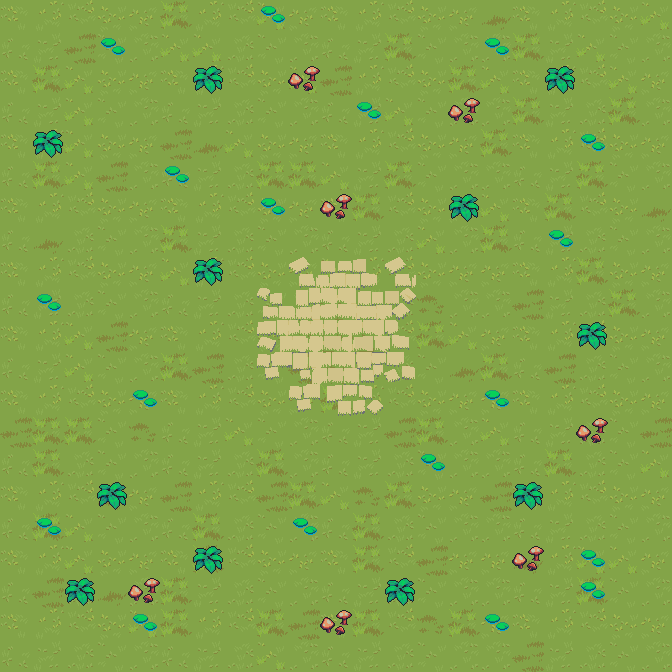

Rendered tile map (Tiled .tmx) drawn with the repository's tilesets; below, a short description and the full map source, tile grids included:
An orthogonal 21x21 tile map with 32x32 px tiles, 3 tile layers (layer_1, layer_2, layer_3), 2 tilesets.

<map version="1.10" tiledversion="1.11.0" orientation="orthogonal" renderorder="right-down" width="21" height="21" tilewidth="32" tileheight="32" infinite="0" nextlayerid="7" nextobjectid="1">
 <tileset firstgid="1" source="EPIC RPG World Pack - [FREE Demo]Ancient Ruins - Copia/TiledMap Editor/Terrain - Ancient Ruins.tsx" />
 <tileset firstgid="2092" source="kingdom_spritesheet.tsx" />
 <layer id="3" name="layer_1" width="21" height="21">
  <data encoding="csv">
199,200,201,202,203,271,200,201,274,203,199,200,201,202,203,129,199,200,201,202,274,
235,236,92,238,239,274,274,237,238,239,235,236,271,238,239,239,271,236,274,238,239,
199,271,274,202,203,199,200,201,202,274,92,200,201,202,271,274,199,200,201,274,203,
235,236,274,238,239,235,236,237,238,239,235,236,274,238,239,239,271,236,237,271,239,
199,200,274,202,203,92,129,274,202,203,199,200,201,202,203,271,199,200,201,202,203,
235,271,274,92,239,235,236,237,271,271,274,236,271,238,239,239,235,236,271,238,239,
199,200,201,202,203,199,200,201,202,203,199,271,201,202,203,274,199,271,201,202,129,
235,129,237,238,239,271,236,237,238,239,235,236,237,274,239,271,235,236,237,238,239,
199,200,201,202,203,274,200,201,202,203,274,200,201,202,203,203,199,200,271,202,203,
235,236,237,238,239,235,236,237,238,239,94,236,237,94,239,239,92,236,237,271,239,
199,200,274,92,203,199,200,201,202,271,199,271,201,271,274,203,199,200,201,202,203,
235,236,274,238,239,271,92,237,238,92,235,236,237,238,129,271,235,92,237,238,239,
199,200,201,202,203,199,200,201,202,203,271,200,201,202,203,203,199,200,201,202,203,
92,271,271,238,94,235,236,274,238,239,235,236,92,271,239,274,235,236,237,238,92,
235,271,237,238,239,235,236,237,271,239,235,236,237,238,239,239,235,271,237,238,274,
199,200,201,129,203,92,200,201,92,271,274,94,271,202,203,92,199,200,201,202,203,
235,271,274,238,239,235,271,237,238,239,235,271,237,238,239,239,235,236,237,238,239,
199,200,274,202,203,199,271,201,202,203,199,271,201,92,203,203,129,200,274,274,203,
235,92,237,129,239,271,236,237,238,239,235,236,237,238,239,239,235,236,271,238,239,
199,200,201,202,274,271,200,201,271,92,199,271,201,94,271,203,199,200,201,202,203,
235,236,237,238,239,235,236,237,274,239,235,236,237,238,239,239,92,236,237,238,239
</data>
 </layer>
 <layer id="4" name="layer_2" width="21" height="21">
  <data encoding="csv">
0,0,0,0,0,0,0,0,2094,0,0,0,0,0,0,0,0,0,0,0,0,
0,0,0,2094,0,0,0,0,0,0,0,0,0,0,0,2094,0,0,0,0,0,
0,0,0,0,0,0,2101,0,0,2126,0,0,0,0,0,0,0,2101,0,0,0,
0,0,0,0,0,0,0,0,0,0,0,2094,0,0,2126,0,0,0,0,0,0,
0,2101,0,0,0,0,0,0,0,0,0,0,0,0,0,0,0,0,2094,0,0,
0,0,0,0,0,2094,0,0,0,0,0,0,0,0,0,0,0,0,0,0,0,
0,0,0,0,0,0,0,0,2094,0,2126,0,0,0,2101,0,0,0,0,0,0,
0,0,0,0,0,0,0,0,0,0,0,0,0,0,0,0,0,2094,0,0,0,
0,0,0,0,0,0,2101,0,0,308,309,310,308,0,0,0,0,0,0,0,0,
0,2094,0,0,0,0,0,0,343,344,345,346,347,0,0,0,0,0,0,0,0,
0,0,0,0,0,0,0,0,379,380,381,382,383,0,0,0,0,0,2101,0,0,
0,0,0,0,0,0,0,0,415,416,417,418,419,0,0,0,0,0,0,0,0,
0,0,0,0,2094,0,0,0,0,415,452,454,0,0,0,2094,0,0,0,0,0,
0,0,0,0,0,0,0,0,0,0,0,0,0,0,0,0,0,0,2126,0,0,
0,0,0,0,0,0,0,0,0,0,0,0,0,2094,0,0,0,0,0,0,0,
0,0,0,2101,0,0,0,0,0,0,0,0,0,0,0,0,2101,0,0,0,0,
0,2094,0,0,0,0,0,0,0,2094,0,0,0,0,0,0,0,0,0,0,0,
0,0,0,0,0,0,2101,0,0,0,0,0,0,0,0,0,2126,0,2094,0,0,
0,0,2101,0,2126,0,0,0,0,0,0,0,2101,0,0,0,0,0,2094,0,0,
0,0,0,0,2094,0,0,0,0,0,2126,0,0,0,0,2094,0,0,0,0,0,
0,0,0,0,0,0,0,0,0,0,0,0,0,0,0,0,0,0,0,0,0
</data>
 </layer>
 <layer id="5" name="layer_3" width="21" height="21">
  <data encoding="csv">
0,0,0,0,0,0,0,0,0,0,0,0,0,0,0,0,0,0,0,0,0,
0,0,0,0,0,0,0,0,0,0,0,0,0,0,0,0,0,0,0,0,0,
0,0,0,0,0,0,0,0,0,0,0,0,0,0,0,0,0,0,0,0,0,
0,0,0,0,0,0,0,0,0,0,0,0,0,0,0,0,0,0,0,0,0,
0,0,0,0,0,0,0,0,0,0,0,0,0,0,0,0,0,0,0,0,0,
0,0,0,0,0,0,0,0,0,0,0,0,0,0,0,0,0,0,0,0,0,
0,0,0,0,0,0,0,0,0,0,0,0,0,0,0,0,0,0,0,0,0,
0,0,0,0,0,0,0,0,0,0,0,0,0,0,0,0,0,0,0,0,0,
0,0,0,0,0,0,0,0,0,0,0,0,0,0,0,0,0,0,0,0,0,
0,0,0,0,0,0,0,0,0,0,0,0,0,0,0,0,0,0,0,0,0,
0,0,0,0,0,0,0,0,0,0,0,0,0,0,0,0,0,0,0,0,0,
0,0,0,0,0,0,0,0,0,0,0,0,0,0,0,0,0,0,0,0,0,
0,0,0,0,0,0,0,0,0,0,0,0,0,0,0,0,0,0,0,0,0,
0,0,0,0,0,0,0,0,0,0,0,0,0,0,0,0,0,0,0,0,0,
0,0,0,0,0,0,0,0,0,0,0,0,0,0,0,0,0,0,0,0,0,
0,0,0,0,0,0,0,0,0,0,0,0,0,0,0,0,0,0,0,0,0,
0,0,0,0,0,0,0,0,0,0,0,0,0,0,0,0,0,0,0,0,0,
0,0,0,0,0,0,0,0,0,0,0,0,0,0,0,0,0,0,0,0,0,
0,0,0,0,0,0,0,0,0,0,0,0,0,0,0,0,0,0,0,0,0,
0,0,0,0,0,0,0,0,0,0,0,0,0,0,0,0,0,0,0,0,0,
0,0,0,0,0,0,0,0,0,0,0,0,0,0,0,0,0,0,0,0,0
</data>
 </layer>
 <objectgroup id="6" name="obj_1" />
</map>
